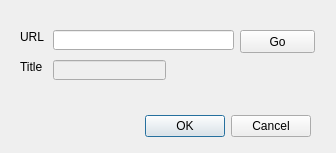
<?xml version="1.0" encoding="UTF-8"?>
<ui version="4.0">
 <class>Dialog</class>
 <widget class="QDialog" name="Dialog">
  <property name="geometry">
   <rect>
    <x>0</x>
    <y>0</y>
    <width>336</width>
    <height>153</height>
   </rect>
  </property>
  <property name="windowTitle">
   <string>Add new channel</string>
  </property>
  <property name="whatsThis">
   <string notr="true"/>
  </property>
  <property name="modal">
   <bool>true</bool>
  </property>
  <widget class="QDialogButtonBox" name="button_box">
   <property name="geometry">
    <rect>
     <x>40</x>
     <y>110</y>
     <width>271</width>
     <height>32</height>
    </rect>
   </property>
   <property name="orientation">
    <enum>Qt::Horizontal</enum>
   </property>
   <property name="standardButtons">
    <set>QDialogButtonBox::Cancel|QDialogButtonBox::Ok</set>
   </property>
  </widget>
  <widget class="QLineEdit" name="edit_url">
   <property name="geometry">
    <rect>
     <x>53</x>
     <y>30</y>
     <width>181</width>
     <height>20</height>
    </rect>
   </property>
  </widget>
  <widget class="QLineEdit" name="edit_title">
   <property name="enabled">
    <bool>false</bool>
   </property>
   <property name="geometry">
    <rect>
     <x>53</x>
     <y>60</y>
     <width>113</width>
     <height>20</height>
    </rect>
   </property>
  </widget>
  <widget class="QLabel" name="label_message">
   <property name="geometry">
    <rect>
     <x>50</x>
     <y>100</y>
     <width>321</width>
     <height>16</height>
    </rect>
   </property>
   <property name="palette">
    <palette>
     <active>
      <colorrole role="WindowText">
       <brush brushstyle="SolidPattern">
        <color alpha="255">
         <red>255</red>
         <green>85</green>
         <blue>127</blue>
        </color>
       </brush>
      </colorrole>
      <colorrole role="Link">
       <brush brushstyle="SolidPattern">
        <color alpha="255">
         <red>255</red>
         <green>0</green>
         <blue>0</blue>
        </color>
       </brush>
      </colorrole>
     </active>
     <inactive>
      <colorrole role="WindowText">
       <brush brushstyle="SolidPattern">
        <color alpha="255">
         <red>255</red>
         <green>85</green>
         <blue>127</blue>
        </color>
       </brush>
      </colorrole>
      <colorrole role="Link">
       <brush brushstyle="SolidPattern">
        <color alpha="255">
         <red>255</red>
         <green>0</green>
         <blue>0</blue>
        </color>
       </brush>
      </colorrole>
     </inactive>
     <disabled>
      <colorrole role="WindowText">
       <brush brushstyle="SolidPattern">
        <color alpha="255">
         <red>120</red>
         <green>120</green>
         <blue>120</blue>
        </color>
       </brush>
      </colorrole>
      <colorrole role="Link">
       <brush brushstyle="SolidPattern">
        <color alpha="255">
         <red>255</red>
         <green>0</green>
         <blue>0</blue>
        </color>
       </brush>
      </colorrole>
     </disabled>
    </palette>
   </property>
   <property name="text">
    <string/>
   </property>
   <property name="textFormat">
    <enum>Qt::PlainText</enum>
   </property>
  </widget>
  <widget class="QLabel" name="label">
   <property name="geometry">
    <rect>
     <x>20</x>
     <y>30</y>
     <width>47</width>
     <height>13</height>
    </rect>
   </property>
   <property name="text">
    <string>URL</string>
   </property>
  </widget>
  <widget class="QLabel" name="label_2">
   <property name="geometry">
    <rect>
     <x>20</x>
     <y>60</y>
     <width>47</width>
     <height>13</height>
    </rect>
   </property>
   <property name="text">
    <string>Title</string>
   </property>
  </widget>
  <widget class="QPushButton" name="button_load">
   <property name="geometry">
    <rect>
     <x>240</x>
     <y>30</y>
     <width>75</width>
     <height>23</height>
    </rect>
   </property>
   <property name="text">
    <string>Go</string>
   </property>
  </widget>
 </widget>
 <resources/>
 <connections>
  <connection>
   <sender>button_box</sender>
   <signal>accepted()</signal>
   <receiver>Dialog</receiver>
   <slot>accept()</slot>
   <hints>
    <hint type="sourcelabel">
     <x>248</x>
     <y>254</y>
    </hint>
    <hint type="destinationlabel">
     <x>157</x>
     <y>274</y>
    </hint>
   </hints>
  </connection>
  <connection>
   <sender>button_box</sender>
   <signal>rejected()</signal>
   <receiver>Dialog</receiver>
   <slot>reject()</slot>
   <hints>
    <hint type="sourcelabel">
     <x>316</x>
     <y>260</y>
    </hint>
    <hint type="destinationlabel">
     <x>286</x>
     <y>274</y>
    </hint>
   </hints>
  </connection>
 </connections>
</ui>
